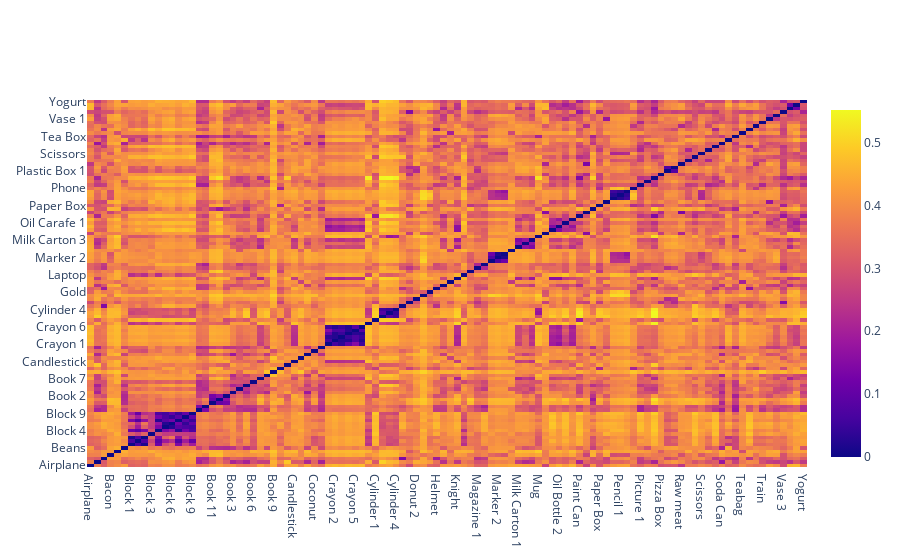

The cell this chart's notebook holds for it:
### Markdown cell above
### Plot.

### Code cell
import plotly.graph_objects as go

fig = go.Figure(data=go.Heatmap(
                   z = pearson_list,
                   x= list(sorted(embeddings_dictionary.keys())),
                   y=list(sorted(embeddings_dictionary.keys())),
                   hoverongaps = False))
fig.show()

### Figure 1 — Plotly figure (JSON) as saved in the notebook; plotly's stock layout.template omitted (floating-point values rounded to 4 significant figures; data arrays with more than 128 entries replaced by an {"elided": "..."} marker saying what was removed)
{"data": [{"hoverongaps": false, "type": "heatmap", "x": ["Airplane", "Allergy Pills", "Apple", "Bacon", "Banana", "Beans", "Block 1", "Block 10", "Block 2", "Block 3", "Block 4", "Block 5", "Block 6", "Block 7", "Block 8", "Block 9", "Book 1", "Book 10", "Book 11", "Book 12", "Book 2", "Book 3", "Book 4", "Book 5", "Book 6", "Book 7", "Book 8", "Book 9", "Bread", "Candle", "Candlestick", "Carrot", "Clipboard", "Coconut", "Coffee", "Crayon 1", "Crayon 2", "Crayon 3", "Crayon 4", "Crayon 5", "Crayon 6", "Cup", "Cylinder 1", "Cylinder 2", "Cylinder 3", "Cylinder 4", "Dodecahedron", "Donut 1", "Donut 2", "Eraser", "Gold", "Helmet", "Juice Box", "Key", "Knight", "Laptop", "Left Shoe", "Magazine 1", "Magazine 2", "Marker 1", "Marker 2", "Marker 3", "Marker 4", "Milk Carton 1", "Milk Carton 2", "Milk Carton 3", "Mug", "Notebook", "Oil Bottle 1", "Oil Bottle 2", "Oil Carafe 1", "Oil Carafe 2", "Paint Can", "Paper", "Paper Bag", "Paper Box", "Pear", "Pen", "Pencil 1", "Pencil 2", "Phone", "Picture 1", "Picture 2", "Pills", "Pizza Box", "Plastic Box 1", "Plastic Box 2", "Raw meat", "Right Shoe", "Rubber Duck", "Scissors", "Smartphone", "Soccer Ball", "Soda Can", "Takeout Box", "Tea Box", "Teabag", "Tomato", "Towel", "Train", "Vase 1", "Vase 2", "Vase 3", "Water Bottle", "Water Bottle 2", "Yogurt"], "y": ["Airplane", "Allergy Pills", "Apple", "Bacon", "Banana", "Beans", "Block 1", "Block 10", "Block 2", "Block 3", "Block 4", "Block 5", "Block 6", "Block 7", "Block 8", "Block 9", "Book 1", "Book 10", "Book 11", "Book 12", "Book 2", "Book 3", "Book 4", "Book 5", "Book 6", "Book 7", "Book 8", "Book 9", "Bread", "Candle", "Candlestick", "Carrot", "Clipboard", "Coconut", "Coffee", "Crayon 1", "Crayon 2", "Crayon 3", "Crayon 4", "Crayon 5", "Crayon 6", "Cup", "Cylinder 1", "Cylinder 2", "Cylinder 3", "Cylinder 4", "Dodecahedron", "Donut 1", "Donut 2", "Eraser", "Gold", "Helmet", "Juice Box", "Key", "Knight", "Laptop", "Left Shoe", "Magazine 1", "Magazine 2", "Marker 1", "Marker 2", "Marker 3", "Marker 4", "Milk Carton 1", "Milk Carton 2", "Milk Carton 3", "Mug", "Notebook", "Oil Bottle 1", "Oil Bottle 2", "Oil Carafe 1", "Oil Carafe 2", "Paint Can", "Paper", "Paper Bag", "Paper Box", "Pear", "Pen", "Pencil 1", "Pencil 2", "Phone", "Picture 1", "Picture 2", "Pills", "Pizza Box", "Plastic Box 1", "Plastic Box 2", "Raw meat", "Right Shoe", "Rubber Duck", "Scissors", "Smartphone", "Soccer Ball", "Soda Can", "Takeout Box", "Tea Box", "Teabag", "Tomato", "Towel", "Train", "Vase 1", "Vase 2", "Vase 3", "Water Bottle", "Water Bottle 2", "Yogurt"], "z": {"elided": "106x106 float values"}}], "layout": {}}
